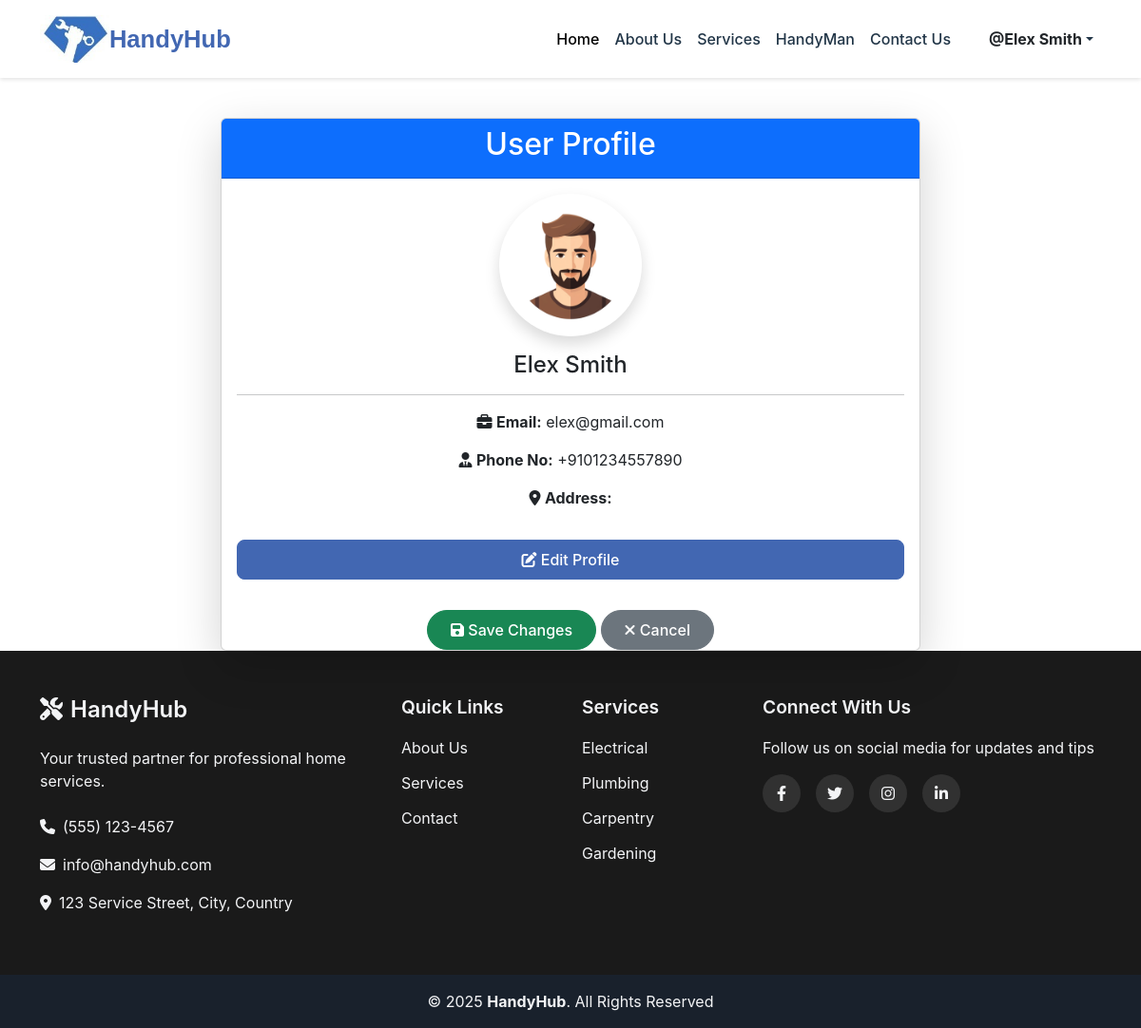
The app's page /profile-customer (signed in) with its own data.
### HandyHub/Handy/models.py (models this page shows, shortened)
class Provider(db.Model, UserMixin):
    id = db.Column(db.Integer, primary_key=True)
    first_name = db.Column(db.String(100), nullable=False)
    last_name = db.Column(db.String(100), nullable=False)
    business_name = db.Column(db.String(100), nullable=False)
    email = db.Column(db.String(120), unique=True, nullable=False, index=True)
    phone = db.Column(db.String(15), unique=True, nullable=False, index=True)
    password_hash = db.Column(db.String(256), nullable=False)
    service_id = db.Column(db.Integer, db.ForeignKey('service.id'), nullable=False)
    service = db.relationship('Service', backref=db.backref('providers', lazy=True))
    service_price = db.Column(db.Float, nullable=False, default=0.0)
    experience = db.Column(db.Integer, nullable=True)
    image = db.Column(db.String(255), nullable=True, default='default.png')
    location = db.Column(db.String(255), nullable=True)
    rating = db.Column(db.Float, default=0.0)
    role = db.Column(db.String(20), nullable=False)
    created_at = db.Column(db.DateTime, default=datetime.utcnow)

### HandyHub/Handy/views.py (the view, shortened to what this page needs)
@views.route('/profile-customer', methods=['GET', 'POST'])
@login_required
def customer_profile():
    return render_template('customer_profile.html', user=current_user)

### HandyHub/Handy/templates/customer_profile.html (shortened to what this page needs)
{% extends "base.html" %}
{% block content %}
<div class="container mt-5">
    <div class="row justify-content-center">
        <div class="col-md-8">
            <div class="card shadow-lg text-center">
                <div class="card-header bg-primary text-white">
                    <h2>User Profile</h2>
                </div>
                <div class="card-body">
                    <div class="d-flex justify-content-center mb-3">
                        <img id="profileImage"
                             src="{{ url_for('static', filename='uploads/providers/' + user.image) }}"
                             alt="Profile Picture"
                             class="rounded-circle shadow"
                             width="150" height="150">
                    </div>
                    <div id="displayMode">
                        <h4 class="mb-1">{{ user.first_name }} {{ user.last_name }}</h4>
                        <hr>
                        <p><i class="fas fa-briefcase"></i> <strong>Email:</strong> {{ user.email}}</p>
                        <p><i class="fas fa-user-tie"></i> <strong>Phone No:</strong> +91{{ user.phone }}</p>
                        <p><i class="fas fa-map-marker-alt"></i> <strong>Address:</strong> {{ user.address}}</p>
                        <button class="btn btn-primary w-100 mt-3" onclick="toggleEdit(true)">
                            <i class="fas fa-edit"></i> Edit Profile
                        </button>
                    </div>
                        </div>
                        <div class="text-center mt-3">
                            <button type="submit" class="btn btn-success rounded-pill px-4">
                                <i class="fas fa-save"></i> Save Changes
                            </button>
                            <button type="button" class="btn btn-secondary rounded-pill px-4" onclick="toggleEdit(false)">
                                <i class="fas fa-times"></i> Cancel
                            </button>
                        </div>
                </div>
            </div>
        </div>
    </div>
{% endblock %}

### HandyHub/Handy/templates/base.html (shortened to what this page needs)
<html lang="en">
  <head>
    <link href="https://cdn.jsdelivr.net/npm/bootstrap@5.3.2/dist/css/bootstrap.min.css" rel="stylesheet">
    <link rel="stylesheet" href="{{url_for('static' ,filename='styles.css')}}"/>
    <link rel="stylesheet" href="https://cdnjs.cloudflare.com/ajax/libs/font-awesome/6.1.1/css/all.min.css">
  </head>
  <body>
    <nav class="navbar navbar-expand-lg fixed-top">
      <div class="container">
          <img src="{{ url_for('static', filename='logo.png') }}" alt="HandyHub Logo" class="navbar-logo">
          <a class="navbar-brand" href="/">HandyHub</a>
          <div class="collapse navbar-collapse" id="navbarNav">
            <ul class="navbar-nav ms-auto">
                <li class="nav-item">
                    <a class="nav-link active" href="/">Home</a>
                </li>
                <li class="nav-item">
                    <a class="nav-link" href="{{ url_for('views.about') }}">About Us</a>
                </li>
                <li class="nav-item">
                    <a class="nav-link" href="{{ url_for('views.services') }}">Services</a>
                </li>
                <li class="nav-item">
                    <a class="nav-link" href="{{ url_for('views.handyman') }}">HandyMan</a>
                </li>
                <li class="nav-item">
                    <a class="nav-link" href="{{ url_for('views.contact') }}">Contact Us</a>
                </li>
                {% if current_user.is_authenticated %}
                <li class="nav-item dropdown ms-lg-3">
                    <a class="nav-link dropdown-toggle d-flex align-items-center" href="#" id="profileDropdown" role="button" data-bs-toggle="dropdown" aria-expanded="false">
                        <span class="ms-2 fw-bold fs-6 text-dark">@{{ current_user.first_name }} {{ current_user.last_name }}</span>
                    </a>
                </li>
                {% endif %}
            </ul>
        </div>
      </div>
  </nav>
    {% block content %}{% endblock %}
    <footer class="footer">
      <div class="footer-top py-5">
        <div class="container">
          <div class="row g-4">
            <div class="col-lg-4 col-md-6">
              <div class="footer-info">
                <h3><i class="fas fa-tools me-2"></i>HandyHub</h3>
                <p class="mb-4">Your trusted partner for professional home services.</p>
                <p><i class="fas fa-phone me-2"></i>(555) 123-4567</p>
                <p><i class="fas fa-envelope me-2"></i>info@handyhub.com</p>
                <p><i class="fas fa-map-marker-alt me-2"></i>123 Service Street, City, Country</p>
              </div>
            </div>
            <div class="col-lg-4 col-md-6">
              <div class="row">
                <div class="col-6">
                  <h4>Quick Links</h4>
                  <ul class="footer-links">
                    <li><a href="{{ url_for('views.about') }}">About Us</a></li>
                    <li><a href="{{ url_for('views.services') }}">Services</a></li>
                    <li><a href="{{ url_for('views.contact') }}">Contact</a></li>
                  </ul>
                </div>
                <div class="col-6">
                  <h4>Services</h4>
                  <ul class="footer-links">
                    <li><a href="{{ url_for('views.services') }}#electrical">Electrical</a></li>
                    <li><a href="{{ url_for('views.services') }}#plumbing">Plumbing</a></li>
                    <li><a href="{{ url_for('views.services') }}#carpentry">Carpentry</a></li>
                    <li><a href="{{ url_for('views.services') }}#gardening">Gardening</a></li>
                  </ul>
                </div>
              </div>
            </div>
            <div class="col-lg-4 col-md-12">
              <h4>Connect With Us</h4>
              <p class="mb-3">Follow us on social media for updates and tips</p>
              <div class="social-links mb-4">
                <a href="https://www.facebook.com" class="facebook"><i class="fa-brands fa-facebook-f"></i></a>
                <a href="https://twitter.com" class="twitter"><i class="fa-brands fa-twitter"></i></a>
                <a href="https://instagram.com" class="instagram"><i class="fa-brands fa-instagram"></i></a>
                <a href="https://linkedin.com" class="fa-brands fa-linkedin-in"></a>
              </div>
            </div>
          </div>
        </div>
      </div>
      <div class="footer-bottom py-3">
        <div class="container text-center">
          <div class="copyright">
            © <span id="currentYear">2024</span> <strong>HandyHub</strong>. All Rights Reserved
          </div>
        </div>
      </div>
    </footer>
  </body>
</html>

### HandyHub/Handy/static/styles.css (style rules this page uses)
:root { --primary-color: #4267B2; --secondary-color: #4267B2; --text-color: #213547; --bg-color: #ffffff; --footer-bg: #1f2937; --footer-text: #f3f4f6; }
body { margin: 0; font-family: 'Inter', system-ui, -apple-system, sans-serif; color: var(--text-color); background-color: var(--bg-color); padding-top: 76px; }
.navbar { background-color: var(--bg-color); box-shadow: 0 2px 4px rgba(0,0,0,0.1); padding: 1rem 0; display: flex; justify-content: space-between; }
.navbar-brand { font-family: 'Poppins', sans-serif; font-weight: 600; color:#4267B2; font-size: 1.6rem; text-decoration: none; display: flex; align-items: center; }
.nav-link { font-weight: 500; color: var(--text-color); padding: 0.5rem 1rem; transition: color 0.3s ease; }
.navbar-logo { height: 50px; max-width: 100px; width: auto; }
.footer { background-color: #1a1a1a; color: #fff; }
.footer-top { background-color: #1a1a1a; }
.footer-bottom { background-color: #111; }
.footer { background-color: var(--footer-bg); color: var(--footer-text); }
.footer-top { padding: 60px 0; }
.footer h3 { font-size: 1.5rem; margin-bottom: 1.5rem; font-weight: 600; }
.footer h4 { font-size: 1.2rem; margin-bottom: 1.2rem; font-weight: 600; }
.footer-links { list-style: none; padding: 0; margin: 0; }
.footer-links li { margin-bottom: 0.8rem; }
.footer-links a { color: var(--footer-text); text-decoration: none; transition: color 0.3s ease; display: inline-flex; align-items: center; }
.social-links { display: flex; gap: 1rem; }
.social-links a { display: inline-flex; align-items: center; justify-content: center; width: 40px; height: 40px; border-radius: 50%; background: rgba(255, 255, 255, 0.1); color: var(--footer-text); text-decoration: none; transition: all 0.3s ease; }
.footer-bottom { background: rgba(0, 0, 0, 0.2); padding: 1rem 0; }
.btn { padding: 0.5rem 1.5rem; font-weight: 500; border-radius: 0.5rem; transition: all 0.3s ease; }
.btn-primary { background-color: var(--primary-color); border-color: var(--primary-color); }

### records on screen
Provider: first_name "Elex", last_name "Smith", image (picture), email "elex@gmail.com", phone "01234557890"
